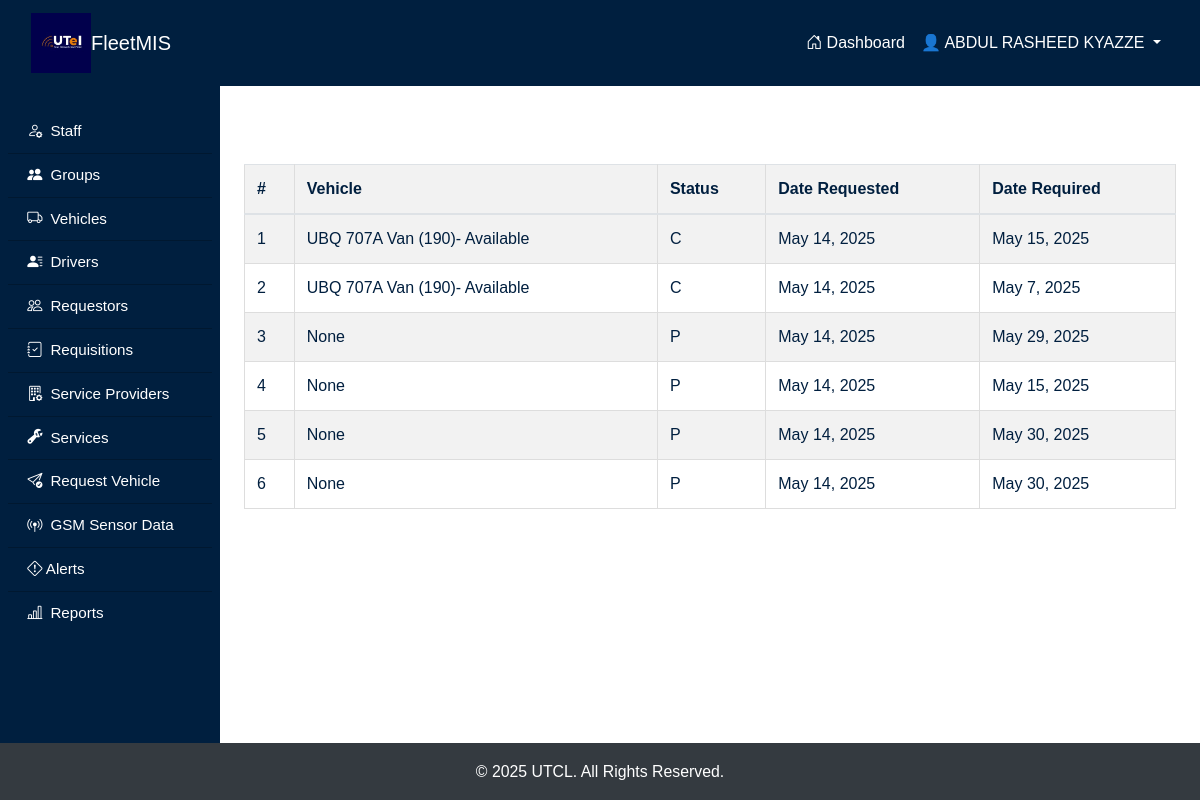
/my-requests/ (signed in), run on the app's committed database.
### fleetApp/models.py (models this page shows, shortened)
class Request(models.Model):
    REQUEST_STATE = [
        ("P", "Pending"),
        ("O", "Open"),
        ("C", "Closed"),
    ]
    requestor = models.ForeignKey(settings.AUTH_USER_MODEL, on_delete=models.CASCADE, related_name="requests")
    request_date = models.DateField(auto_now_add=True)
    required_date = models.DateField(help_text="Date by which vehicle is required")
    current_location = models.CharField(max_length=50)
    destination = models.CharField(max_length=50)
    purpose = models.CharField(max_length=100)
    vehicle = models.ForeignKey('Vehicle', on_delete=models.CASCADE, null=True, blank=True)
    driver = models.ForeignKey('Driver', on_delete=models.SET_NULL, null=True, blank=True, related_name='requests')
    time_of_allocation = models.DateTimeField(null=True, blank=True)
    updated_at = models.DateTimeField(auto_now=True)
    request_status = models.CharField(max_length=1, choices=REQUEST_STATE, default="P")
    mileage_at_assignment = models.IntegerField(null=True, blank=True)
    mileage_at_return = models.IntegerField(null=True, blank=True)

class Vehicle(models.Model):
  ENGIN = [
    ("GAS", "Gasoline"),
    ("HYB", "Hybrid"),
    ("DIS", "Diesel"),
    ("ELE", "Electric")
  ]
  STATUS = [
    ("Available", "Available"),
    ("Allocated", "Allocated")
  ]
  VEHICLE_TYPE = [
        ("Saloon", "Saloon Car"),
        ("SUV", "SUV (Sport Utility Vehicle)"),
        ("Pickup", "Pickup Truck"),
        ("Truck", "Cargo Truck"),
        ("Motorcycle", "Motorcycle"),
        ("Van", "Van"),
        ("DoubleCab", "Double Cabin"),
  ]
  vehicle_plate = models.CharField(max_length=20, unique=True)
  vehicle_type = models.CharField(max_length=20, choices=VEHICLE_TYPE)
  mileage = models.PositiveIntegerField()
  engine_type = models.CharField(max_length=4, choices=ENGIN)
  status = models.CharField(max_length=9, choices=STATUS, default="Available")
  def __str__(self):
      return f"{self.vehicle_plate} {self.vehicle_type} ({self.mileage})- {self.status}"

### fleetApp/views.py (the view)
# urls.py: path('my-requests/', views.user_requests, name='user_requests'),
@login_required
def user_requests(request):
    status_filter = request.GET.get('status')
    if status_filter == 'pending':
        requests = Request.objects.filter(requestor=request.user, request_status='P')
    elif status_filter == 'closed':
        requests = Request.objects.filter(requestor=request.user, request_status='C')
    else:
        requests = Request.objects.filter(requestor=request.user)
    context = {
        'requests': requests,
        'selected_status': status_filter
    }
    return render(request, 'fleetApp/requisition/user_requests.html', context)

### fleetApp/context_processors.py (called while the page is built)
def unread_alerts_count(request):
    if request.user.is_authenticated and request.user.groups.filter(name="FleetManagers").exists():
        count = Alert.objects.filter(priority_level="High").count()
        return {'unread_alerts_count': count}
    return {}

### fleetApp/templatetags/group_tags.py (called while the page is built)
@register.filter(name='has_group')
def has_group(user, group_name):
    return user.groups.filter(name=group_name).exists()

### fleetApp/templates/fleetApp/requisition/user_requests.html
{% extends "main.html" %}
{% block content %}
<h3 class="text-white">My Vehicle Requests</h3>
<table class="table table-striped">
    <thead>
        <tr>
            <th>#</th>
            <th>Vehicle</th>
            <th>Status</th>
            <th>Date Requested</th>
            <th>Date Required</th>
        </tr>
    </thead>
    <tbody>
        {% for req in requests %}
        <tr>
            <td>{{ forloop.counter }}</td>
            <td>{{ req.vehicle }}</td>
            <td>{{ req.request_status }}</td>
            <td>{{ req.request_date }}</td>
            <td>{{ req.required_date }}</td>
        </tr>
        {% empty %}
        <tr><td colspan="4">No requests found.</td></tr>
        {% endfor %}
    </tbody>
</table>
{% endblock %}

### fleetApp/templates/main.html (shortened to what this page needs)
<!DOCTYPE html>
<html lang="en">
<head>
    {% load group_tags %}
    {% load static %}
    <link href="https://cdn.jsdelivr.net/npm/bootstrap-icons/font/bootstrap-icons.css" rel="stylesheet">
    <link rel="stylesheet" href="{% static 'css/bootstrap.min.css' %}">
    <link rel="stylesheet" href="{% static 'css/styles.css' %}">
</head>
<body>
    <nav class="navbar navbar-expand-lg" style="background-color: #001f3f;">
        <div class="container-fluid">
            <a class="navbar-brand d-flex align-items-center gap-2 text-white fw-bold" href="#">
                <img src="{% static 'images/log.jpeg' %}" alt="Fleet Logo" class="logo-img">
                FleetMIS
            </a>
            <div class="collapse navbar-collapse justify-content-end" id="navbarNav">
                <ul class="navbar-nav">
                    {% if user.is_authenticated %}
                        <li class="nav-item">
                            <a class="nav-link text-white" href="{% url 'home' %}">
                                <i class="bi bi-house-door"></i> Dashboard
                            </a>
                        </li>
                        <li class="nav-item dropdown">
                            <a class="nav-link dropdown-toggle text-white" href="#" role="button" data-bs-toggle="dropdown">
                                👤 {{ user.get_full_name|default:user.username }}
                            </a>
                        </li>
                    {% endif %}
                </ul>
            </div>
        </div>
    </nav>
    <div class="wrapper">
        {% if user.is_authenticated %}
        <div id="sidebar-wrapper">
            <div class="list-group list-group-flush px-2 pt-4">
                {% if user|has_group:"Admins" %}
                    <a href="{% url 'staff_dashboard'%}" class="list-group-item list-group-item-action bg-transparent text-white sidebar-link">
                        <i class="bi bi-person-gear"></i> Staff
                    </a>
                    <a href="{% url 'group_list'%}" class="list-group-item list-group-item-action bg-transparent text-white sidebar-link">
                        <i class="bi bi-people-fill"></i> Groups
                    </a>
                    <a href="{% url 'vehicle' %}" class="list-group-item list-group-item-action bg-transparent text-white sidebar-link">
                        <i class="bi bi-truck"></i> Vehicles
                    </a>
                    <a href="{% url 'drivers' %}" class="list-group-item list-group-item-action bg-transparent text-white sidebar-link">
                        <i class="bi bi-person-lines-fill"></i> Drivers
                    </a>
                    <a href="{% url 'requestor_list' %}" class="list-group-item list-group-item-action bg-transparent text-white sidebar-link">
                        <i class="bi bi-people"></i> Requestors
                    </a>
                    <a href="{% url 'requisitions' %}" class="list-group-item list-group-item-action bg-transparent text-white sidebar-link">
                        <i class="bi bi-journal-check"></i> Requisitions
                    </a>
                    <a href="{% url 'service_provider_list' %}" class="list-group-item list-group-item-action bg-transparent text-white sidebar-link">
                        <i class="bi bi-building-gear"></i> Service Providers
                    </a>
                    <a href="{% url 'service_list' %}" class="list-group-item list-group-item-action bg-transparent text-white sidebar-link">
                        <i class="bi bi-wrench-adjustable"></i> Services
                    </a>
                    <a href="{% url 'add_request' %}" class="list-group-item list-group-item-action bg-transparent text-white sidebar-link">
                        <i class="bi bi-send-check"></i> Request Vehicle
                    </a>
                    <a href="{% url 'gsm_data_list' %}" class="list-group-item list-group-item-action bg-transparent text-white sidebar-link">
                        <i class="bi bi-broadcast-pin"></i> GSM Sensor Data
                    </a>
                    <a href="{% url 'alert_list' %}" class="list-group-item list-group-item-action bg-transparent text-white sidebar-link d-flex justify-content-between align-items-center">
                        <span><i class="bi bi-exclamation-diamond"></i> Alerts</span>
                    </a>
                    <a href="{% url 'request_summary' %}" class="list-group-item list-group-item-action bg-transparent text-white sidebar-link">
                        <i class="bi bi-bar-chart-line"></i> Reports
                    </a>
                {% elif user|has_group:"FleetUsers" %}
                    <a href="{% url 'add_request' %}" class="list-group-item list-group-item-action bg-transparent text-white sidebar-link">
                        <i class="bi bi-send-check"></i> Request Vehicle
                    </a>
                {% endif %}
            </div>
        </div>
        {% endif %}
        <main class="main-content scrollable-content">
            {% block content %}{% endblock %}
        </main>
    </div>
    <footer class="bg-dark text-white text-center py-3 mt-auto">
        <p class="mb-0">&copy; 2025 UTCL. All Rights Reserved.</p>
    </footer>
</body>
</html>

### fleetApp/static/css/styles.css (style rules this page uses)
body { margin: 0; padding: 0; font-family: Arial, sans-serif; color: #001f3f; background-color: #fff; height: 100vh; overflow: hidden; display: flex; flex-direction: column; }
.wrapper { display: flex; flex: 1; overflow: hidden; height: 100%; }
#sidebar-wrapper { width: 220px; background-color: #001f3f; color: white; height: 100vh; overflow-y: auto; position: relative; flex-shrink: 0; z-index: 100; }
.sidebar-link { color: white !important; padding: 10px 1.2rem; display: flex; align-items: center; font-size: 0.95rem; gap: 0.5rem; }
.navbar { z-index: 1000; }
.main-content { flex-grow: 1; overflow-y: auto; padding: 1.5rem; background-color: #fff; max-height: calc(100vh - 60px); overflow-y: auto; max-height: calc(100vh - 60px); }
footer { background-color: #001f3f; color: #fff; text-align: center; padding: 12px; font-size: 0.9rem; flex-shrink: 0; }
.logo-img { height: 60px; width: auto; object-fit: contain; }
table { width: 100%; border-collapse: collapse; margin-top: 20px; }
table, th, td { border: 1px solid #ddd; }
th, td { padding: 8px; text-align: left; }
th { background-color: #f2f2f2; }
.scrollable-content { overflow-y: auto; max-height: calc(100vh - 60px); }
body { scrollbar-width: thin; scrollbar-color: #888 #f1f1f1; }
p { font-size: 1.1em; line-height: 1.6; margin-bottom: 20px; }

### data on the page
Request: vehicle "UBQ 707A Van (190)- Available", request_status "C", request_date "May 14, 2025", required_date "May 15, 2025"
Request: vehicle "UBQ 707A Van (190)- Available", request_status "C", request_date "May 14, 2025", required_date "May 7, 2025"
Request: vehicle "None", request_status "P", request_date "May 14, 2025", required_date "May 29, 2025"
Request: vehicle "None", request_status "P", request_date "May 14, 2025", required_date "May 15, 2025"
Request: vehicle "None", request_status "P", request_date "May 14, 2025", required_date "May 30, 2025"
Request: vehicle "None", request_status "P", request_date "May 14, 2025", required_date "May 30, 2025"

### other printed values
{{ user.get_full_name|default:user.username }} "ABDUL RASHEED KYAZZE"
